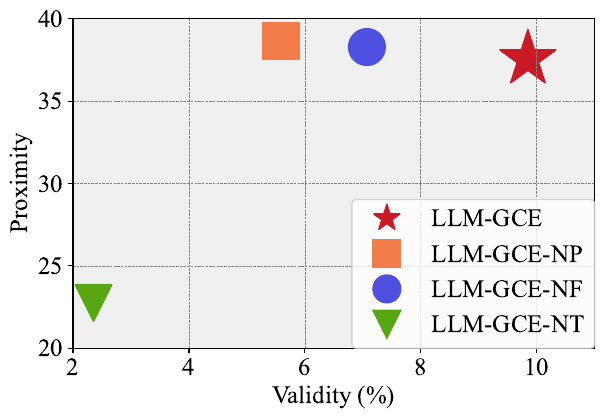

Reproduce this figure in Python.
import matplotlib.pyplot as plt
import matplotlib.lines as mlines
import numpy as np
from matplotlib.patches import Ellipse
import matplotlib

validity = [5.588235294117647,7.070707071, 2.352941176470588, 9.84848484848485]
validity_std = [2.6956327617387292,6.353406882, 2.6058889921572574, 3.2847702104058794]
proximity = [38.62223609974335, 38.27994283,  22.75172015428543, 37.55121032956359] 
proximity_std = [1.6935805948670837, 1.662707032, 19.44898201901953, 1.407979663613694]
labels = ['LLM-GCE-NP', 'LLM-GCE-NF', 'LLM-GCE-NT', 'LLM-GCE']
colors = ['#f27c4a', '#4d50e0', '#58a611', '#cc1926']
shadow_colors = ['#e9a486', '#9c9ee2', '#9de859', '#ea7b82']
markers = ['s', 'o', 'v', '*']  
matplotlib.rcParams['font.family'] = 'Times New Roman'
matplotlib.rcParams['font.size'] = 18
fig, ax = plt.subplots()
ax.grid(True, which='both', axis='both', color='gray', linestyle='--', linewidth=0.5)
ax.set_facecolor('#f0f0f0')
n_std = 1
for i, (v, p) in enumerate(zip(validity, proximity)):
    plt.scatter(v, p, 
                marker=markers[i], 
                color=colors[i], 
                s=700 if i != 3 else 1800, 
                label=labels[i])
plt.ylim(20, 40)
plt.xlim(2, 11)
plt.xlabel('Validity (%)')
plt.ylabel('Proximity')
legend_handles = [mlines.Line2D(
    [], [], 
    color=color, marker=marker, 
    linestyle='None', markersize=20, label=label
    ) for color, marker, label in zip(colors, markers, labels)]
legend_handles = [legend_handles[-1]] + legend_handles[:-1]
# for v, v_std, p, p_std, shadow_color in zip(validity, validity_std, proximity, proximity_std, shadow_colors):
#     ellipse = Ellipse((v, p), width=v_std*2*n_std, height=p_std*2*n_std, 
#                       edgecolor='none', facecolor=shadow_color, alpha=0.5)
#     ax.add_patch(ellipse)
plt.legend(
    handles=legend_handles, 
    loc='lower right', 
    ncol=1, 
    borderaxespad=0.,
    frameon=True
)

# ax = plt.gca()
# xlim = ax.get_xlim()
# ylim = ax.get_ylim()

# scale_ratio = (ylim[1] - ylim[0]) / (xlim[1] - xlim[0]) * (plt.gcf().get_size_inches()[1] / plt.gcf().get_size_inches()[0])

# for i in range(3):
#     plt.annotate('',
#                 xy=(validity[i], proximity[i]),  
#                 xytext=(validity[3], proximity[3]),  
#                 arrowprops=dict(
#                     arrowstyle="->", lw=3, facecolor=colors[i], edgecolor=colors[i], alpha=1
#                 ),)
    # mid_x = (validity[i] + validity[3]) / 2
    # mid_y = (proximity[i] + proximity[3]) / 2
    # delta_x = validity[3] - validity[i]
    # delta_y = (proximity[3] - proximity[i]) / scale_ratio
    # angle = np.degrees(np.arctan2(delta_y, delta_x))
    # plt.text(mid_x, mid_y, 
    #          'Annotation{}'.format(i), fontsize=9, 
    #          ha='center', va='center', rotation=angle,)


plt.tight_layout(rect=[0, 0, 1, 0.95])

plt.show()

plt.savefig('ablation.pdf', format='pdf', bbox_inches='tight')









# import matplotlib.pyplot as plt
# import numpy as np
# import networkx as nx
# import time
# import sys
# import math
# sys.path.append('../methods/')
# import scipy.sparse as sp
# import argparse
# def scale_plot():
#     # Data
#     labels = ["Eigenvec.Cen.", "Close.Cen", "Betw.Cen.", "ExPSCC", "Acquaintance", "CBF", "Random", "PageRank",
#               "Degree", "Hits"]
#     spectral_radius_drop = [1.4853, 1.6244, 1.7159, 1.8612, 0.0685, 1.4677, 0.0134, 1.4874, 1.6388, 0.0953]
#     running_time = [0.0855, 9.2186, 44.0978, 0.0052, 0.3718, 0.0003, 0.0034, 0.0016, 1.8743]
#     markers = ['o', 's', 'D', '^', 'v', '<', '>', 'p', '*', 'H']
#     colors = ['b', 'g', 'r', 'c', 'm', 'y', 'k', 'orange', 'purple', 'lime']

#     # Plotting Spectral Radius Drop vs Running Time with specific marker sizes
#     plt.figure(figsize=(8, 6))
#     for i, label in enumerate(labels):
#         if i < len(running_time):
#             plt.scatter(running_time[i], spectral_radius_drop[i], marker=markers[i], s=500, color=colors[i],
#                         label=label if i == 0 else "")  # Only label the first to control legend size

#     # Setting legend with custom handle for marker size
#     handles, labels = plt.gca().get_legend_handles_labels()
#     legend = plt.legend(handles[:1], labels[:1], loc="best", markerscale=0.45)

#     plt.title("Spectral Radius Drop vs Running Time")
#     plt.ylabel("Spectral Radius Drop")
#     plt.xlabel("Running Time (s)")
#     plt.grid(True, which="both", linestyle="--", linewidth=0.5, color="grey")
#     plt.gca().set_facecolor('#eeeeee')
#     plt.tight_layout()

# # Combining the plots
# fig, axes = plt.subplots(nrows=1, ncols=2, figsize=(18, 6))

# plt.sca(axes[0])
# # plt.title("(a)")

# plt.sca(axes[1])
# scale_plot()
# # plt.title("(b)")

# plt.tight_layout()

# plt.savefig("combined_time_plot.pdf")
# plt.show()